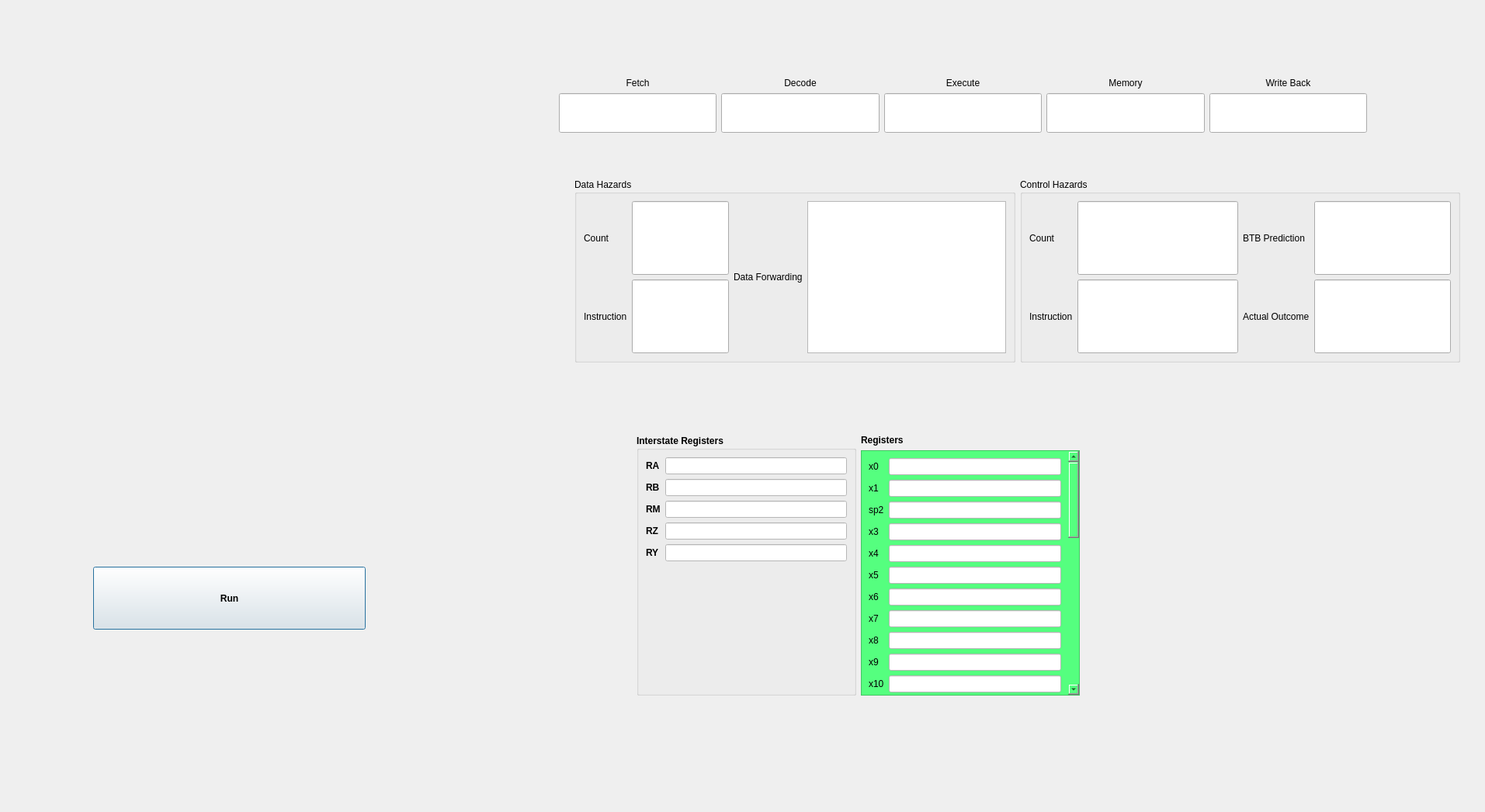
<?xml version="1.0" encoding="UTF-8"?>
<ui version="4.0">
 <class>thirdDialog</class>
 <widget class="QDialog" name="thirdDialog">
  <property name="geometry">
   <rect>
    <x>0</x>
    <y>0</y>
    <width>1913</width>
    <height>1046</height>
   </rect>
  </property>
  <property name="windowTitle">
   <string>Dialog</string>
  </property>
  <property name="styleSheet">
   <string notr="true"/>
  </property>
  <widget class="QWidget" name="layoutWidget">
   <property name="geometry">
    <rect>
     <x>720</x>
     <y>100</y>
     <width>1041</width>
     <height>71</height>
    </rect>
   </property>
   <layout class="QHBoxLayout" name="horizontalLayout">
    <item>
     <layout class="QVBoxLayout" name="verticalLayout">
      <item>
       <widget class="QLabel" name="label">
        <property name="text">
         <string>Fetch</string>
        </property>
        <property name="alignment">
         <set>Qt::AlignCenter</set>
        </property>
       </widget>
      </item>
      <item>
       <widget class="QLineEdit" name="textEdit">
        <property name="sizePolicy">
         <sizepolicy hsizetype="Expanding" vsizetype="Expanding">
          <horstretch>0</horstretch>
          <verstretch>0</verstretch>
         </sizepolicy>
        </property>
       </widget>
      </item>
     </layout>
    </item>
    <item>
     <layout class="QVBoxLayout" name="verticalLayout_4">
      <item>
       <widget class="QLabel" name="label_4">
        <property name="text">
         <string>Decode</string>
        </property>
        <property name="alignment">
         <set>Qt::AlignCenter</set>
        </property>
       </widget>
      </item>
      <item>
       <widget class="QLineEdit" name="textEdit_2">
        <property name="sizePolicy">
         <sizepolicy hsizetype="Expanding" vsizetype="Expanding">
          <horstretch>0</horstretch>
          <verstretch>0</verstretch>
         </sizepolicy>
        </property>
       </widget>
      </item>
     </layout>
    </item>
    <item>
     <layout class="QVBoxLayout" name="verticalLayout_2">
      <item>
       <widget class="QLabel" name="label_2">
        <property name="text">
         <string>Execute</string>
        </property>
        <property name="alignment">
         <set>Qt::AlignCenter</set>
        </property>
       </widget>
      </item>
      <item>
       <widget class="QLineEdit" name="textEdit_3">
        <property name="sizePolicy">
         <sizepolicy hsizetype="Expanding" vsizetype="Expanding">
          <horstretch>0</horstretch>
          <verstretch>0</verstretch>
         </sizepolicy>
        </property>
       </widget>
      </item>
     </layout>
    </item>
    <item>
     <layout class="QVBoxLayout" name="verticalLayout_5">
      <item>
       <widget class="QLabel" name="label_5">
        <property name="text">
         <string>Memory</string>
        </property>
        <property name="alignment">
         <set>Qt::AlignCenter</set>
        </property>
       </widget>
      </item>
      <item>
       <widget class="QLineEdit" name="textEdit_4">
        <property name="sizePolicy">
         <sizepolicy hsizetype="Expanding" vsizetype="Expanding">
          <horstretch>0</horstretch>
          <verstretch>0</verstretch>
         </sizepolicy>
        </property>
       </widget>
      </item>
     </layout>
    </item>
    <item>
     <layout class="QVBoxLayout" name="verticalLayout_3">
      <item>
       <widget class="QLabel" name="label_3">
        <property name="text">
         <string>Write Back</string>
        </property>
        <property name="alignment">
         <set>Qt::AlignCenter</set>
        </property>
       </widget>
      </item>
      <item>
       <widget class="QLineEdit" name="textEdit_5">
        <property name="sizePolicy">
         <sizepolicy hsizetype="Expanding" vsizetype="Expanding">
          <horstretch>0</horstretch>
          <verstretch>0</verstretch>
         </sizepolicy>
        </property>
       </widget>
      </item>
     </layout>
    </item>
   </layout>
  </widget>
  <widget class="QPushButton" name="pushButton">
   <property name="geometry">
    <rect>
     <x>120</x>
     <y>730</y>
     <width>351</width>
     <height>81</height>
    </rect>
   </property>
   <property name="font">
    <font>
     <weight>75</weight>
     <bold>true</bold>
    </font>
   </property>
   <property name="styleSheet">
    <string notr="true"/>
   </property>
   <property name="text">
    <string>Run</string>
   </property>
  </widget>
  <widget class="QWidget" name="layoutWidget">
   <property name="geometry">
    <rect>
     <x>820</x>
     <y>560</y>
     <width>571</width>
     <height>336</height>
    </rect>
   </property>
   <layout class="QHBoxLayout" name="horizontalLayout_7">
    <item>
     <widget class="QGroupBox" name="groupBox_3">
      <property name="font">
       <font>
        <weight>75</weight>
        <bold>true</bold>
       </font>
      </property>
      <property name="styleSheet">
       <string notr="true"/>
      </property>
      <property name="title">
       <string>Interstate Registers</string>
      </property>
      <layout class="QHBoxLayout" name="horizontalLayout_5">
       <item>
        <layout class="QFormLayout" name="formLayout">
         <item row="0" column="0">
          <widget class="QLabel" name="label_10">
           <property name="text">
            <string>RA</string>
           </property>
          </widget>
         </item>
         <item row="4" column="0">
          <widget class="QLabel" name="label_11">
           <property name="text">
            <string>RY</string>
           </property>
          </widget>
         </item>
         <item row="3" column="0">
          <widget class="QLabel" name="label_12">
           <property name="text">
            <string>RZ</string>
           </property>
          </widget>
         </item>
         <item row="1" column="0">
          <widget class="QLabel" name="label_13">
           <property name="text">
            <string>RB</string>
           </property>
          </widget>
         </item>
         <item row="2" column="0">
          <widget class="QLabel" name="label_14">
           <property name="text">
            <string>RM</string>
           </property>
          </widget>
         </item>
         <item row="0" column="1">
          <widget class="QLineEdit" name="regRA">
           <property name="styleSheet">
            <string notr="true">background-color: rgb(255, 255, 255);</string>
           </property>
          </widget>
         </item>
         <item row="1" column="1">
          <widget class="QLineEdit" name="regRB">
           <property name="styleSheet">
            <string notr="true">background-color: rgb(255, 255, 255);</string>
           </property>
          </widget>
         </item>
         <item row="2" column="1">
          <widget class="QLineEdit" name="regRM">
           <property name="styleSheet">
            <string notr="true">background-color: rgb(255, 255, 255);</string>
           </property>
          </widget>
         </item>
         <item row="3" column="1">
          <widget class="QLineEdit" name="regRZ">
           <property name="styleSheet">
            <string notr="true">background-color: rgb(255, 255, 255);</string>
           </property>
          </widget>
         </item>
         <item row="4" column="1">
          <widget class="QLineEdit" name="regRY">
           <property name="styleSheet">
            <string notr="true">background-color: rgb(255, 255, 255);</string>
           </property>
          </widget>
         </item>
        </layout>
       </item>
      </layout>
     </widget>
    </item>
    <item>
     <layout class="QVBoxLayout" name="verticalLayout_6">
      <item>
       <widget class="QLabel" name="label_15">
        <property name="font">
         <font>
          <weight>75</weight>
          <bold>true</bold>
         </font>
        </property>
        <property name="styleSheet">
         <string notr="true"/>
        </property>
        <property name="text">
         <string>Registers</string>
        </property>
       </widget>
      </item>
      <item>
       <widget class="QScrollArea" name="scrollArea">
        <property name="styleSheet">
         <string notr="true">background-color: rgb(85, 255, 127);</string>
        </property>
        <property name="frameShape">
         <enum>QFrame::StyledPanel</enum>
        </property>
        <property name="frameShadow">
         <enum>QFrame::Sunken</enum>
        </property>
        <property name="lineWidth">
         <number>1</number>
        </property>
        <property name="widgetResizable">
         <bool>true</bool>
        </property>
        <widget class="QWidget" name="scrollAreaWidgetContents">
         <property name="geometry">
          <rect>
           <x>0</x>
           <y>0</y>
           <width>263</width>
           <height>910</height>
          </rect>
         </property>
         <layout class="QHBoxLayout" name="horizontalLayout_6">
          <item>
           <layout class="QFormLayout" name="formLayout_5">
            <item row="0" column="0">
             <widget class="QLabel" name="label_21">
              <property name="text">
               <string>x0</string>
              </property>
             </widget>
            </item>
            <item row="0" column="1">
             <widget class="QLineEdit" name="regx0">
              <property name="styleSheet">
               <string notr="true">background-color: rgb(255, 255, 255);</string>
              </property>
             </widget>
            </item>
            <item row="1" column="0">
             <widget class="QLabel" name="label_29">
              <property name="text">
               <string>x1</string>
              </property>
             </widget>
            </item>
            <item row="1" column="1">
             <widget class="QLineEdit" name="regx1">
              <property name="styleSheet">
               <string notr="true">background-color: rgb(255, 255, 255);</string>
              </property>
             </widget>
            </item>
            <item row="2" column="0">
             <widget class="QLabel" name="label_35">
              <property name="text">
               <string>sp2</string>
              </property>
             </widget>
            </item>
            <item row="2" column="1">
             <widget class="QLineEdit" name="regx2">
              <property name="styleSheet">
               <string notr="true">background-color: rgb(255, 255, 255);</string>
              </property>
             </widget>
            </item>
            <item row="3" column="0">
             <widget class="QLabel" name="label_34">
              <property name="text">
               <string>x3</string>
              </property>
             </widget>
            </item>
            <item row="3" column="1">
             <widget class="QLineEdit" name="regx3">
              <property name="styleSheet">
               <string notr="true">background-color: rgb(255, 255, 255);</string>
              </property>
             </widget>
            </item>
            <item row="4" column="0">
             <widget class="QLabel" name="label_33">
              <property name="text">
               <string>x4</string>
              </property>
             </widget>
            </item>
            <item row="4" column="1">
             <widget class="QLineEdit" name="regx4">
              <property name="styleSheet">
               <string notr="true">background-color: rgb(255, 255, 255);</string>
              </property>
             </widget>
            </item>
            <item row="5" column="0">
             <widget class="QLabel" name="label_32">
              <property name="text">
               <string>x5</string>
              </property>
             </widget>
            </item>
            <item row="5" column="1">
             <widget class="QLineEdit" name="regx5">
              <property name="styleSheet">
               <string notr="true">background-color: rgb(255, 255, 255);</string>
              </property>
             </widget>
            </item>
            <item row="6" column="0">
             <widget class="QLabel" name="label_31">
              <property name="text">
               <string>x6</string>
              </property>
             </widget>
            </item>
            <item row="6" column="1">
             <widget class="QLineEdit" name="regx6">
              <property name="styleSheet">
               <string notr="true">background-color: rgb(255, 255, 255);</string>
              </property>
             </widget>
            </item>
            <item row="7" column="0">
             <widget class="QLabel" name="label_30">
              <property name="text">
               <string>x7</string>
              </property>
             </widget>
            </item>
            <item row="7" column="1">
             <widget class="QLineEdit" name="regx7">
              <property name="styleSheet">
               <string notr="true">background-color: rgb(255, 255, 255);</string>
              </property>
             </widget>
            </item>
            <item row="8" column="0">
             <widget class="QLabel" name="label_24">
              <property name="text">
               <string>x8</string>
              </property>
             </widget>
            </item>
            <item row="8" column="1">
             <widget class="QLineEdit" name="regx8">
              <property name="styleSheet">
               <string notr="true">background-color: rgb(255, 255, 255);</string>
              </property>
             </widget>
            </item>
            <item row="9" column="0">
             <widget class="QLabel" name="label_27">
              <property name="text">
               <string>x9</string>
              </property>
             </widget>
            </item>
            <item row="9" column="1">
             <widget class="QLineEdit" name="regx9">
              <property name="styleSheet">
               <string notr="true">background-color: rgb(255, 255, 255);</string>
              </property>
             </widget>
            </item>
            <item row="10" column="0">
             <widget class="QLabel" name="label_28">
              <property name="text">
               <string>x10</string>
              </property>
             </widget>
            </item>
            <item row="10" column="1">
             <widget class="QLineEdit" name="regx10">
              <property name="styleSheet">
               <string notr="true">background-color: rgb(255, 255, 255);</string>
              </property>
             </widget>
            </item>
            <item row="11" column="0">
             <widget class="QLabel" name="label_25">
              <property name="text">
               <string>x11</string>
              </property>
             </widget>
            </item>
            <item row="11" column="1">
             <widget class="QLineEdit" name="regx11">
              <property name="styleSheet">
               <string notr="true">background-color: rgb(255, 255, 255);</string>
              </property>
             </widget>
            </item>
            <item row="12" column="0">
             <widget class="QLabel" name="label_26">
              <property name="text">
               <string>x12</string>
              </property>
             </widget>
            </item>
            <item row="12" column="1">
             <widget class="QLineEdit" name="regx12">
              <property name="styleSheet">
               <string notr="true">background-color: rgb(255, 255, 255);</string>
              </property>
             </widget>
            </item>
            <item row="13" column="0">
             <widget class="QLabel" name="label_23">
              <property name="text">
               <string>x13</string>
              </property>
             </widget>
            </item>
            <item row="13" column="1">
             <widget class="QLineEdit" name="regx13">
              <property name="styleSheet">
               <string notr="true">background-color: rgb(255, 255, 255);</string>
              </property>
             </widget>
            </item>
            <item row="14" column="0">
             <widget class="QLabel" name="label_22">
              <property name="text">
               <string>x14</string>
              </property>
             </widget>
            </item>
            <item row="14" column="1">
             <widget class="QLineEdit" name="regx14">
              <property name="styleSheet">
               <string notr="true">background-color: rgb(255, 255, 255);</string>
              </property>
             </widget>
            </item>
            <item row="15" column="0">
             <widget class="QLabel" name="label_36">
              <property name="text">
               <string>x15</string>
              </property>
             </widget>
            </item>
            <item row="15" column="1">
             <widget class="QLineEdit" name="regx15">
              <property name="styleSheet">
               <string notr="true">background-color: rgb(255, 255, 255);</string>
              </property>
             </widget>
            </item>
            <item row="16" column="0">
             <widget class="QLabel" name="label_40">
              <property name="text">
               <string>x16</string>
              </property>
             </widget>
            </item>
            <item row="16" column="1">
             <widget class="QLineEdit" name="regx16">
              <property name="styleSheet">
               <string notr="true">background-color: rgb(255, 255, 255);</string>
              </property>
             </widget>
            </item>
            <item row="17" column="0">
             <widget class="QLabel" name="label_39">
              <property name="text">
               <string>x17</string>
              </property>
             </widget>
            </item>
            <item row="17" column="1">
             <widget class="QLineEdit" name="regx17">
              <property name="styleSheet">
               <string notr="true">background-color: rgb(255, 255, 255);</string>
              </property>
             </widget>
            </item>
            <item row="18" column="0">
             <widget class="QLabel" name="label_38">
              <property name="text">
               <string>x18</string>
              </property>
             </widget>
            </item>
            <item row="18" column="1">
             <widget class="QLineEdit" name="regx18">
              <property name="styleSheet">
               <string notr="true">background-color: rgb(255, 255, 255);</string>
              </property>
             </widget>
            </item>
            <item row="19" column="0">
             <widget class="QLabel" name="label_37">
              <property name="text">
               <string>x19</string>
              </property>
             </widget>
            </item>
            <item row="19" column="1">
             <widget class="QLineEdit" name="regx19">
              <property name="styleSheet">
               <string notr="true">background-color: rgb(255, 255, 255);</string>
              </property>
             </widget>
            </item>
            <item row="20" column="0">
             <widget class="QLabel" name="label_52">
              <property name="text">
               <string>x20</string>
              </property>
             </widget>
            </item>
            <item row="20" column="1">
             <widget class="QLineEdit" name="regx20">
              <property name="styleSheet">
               <string notr="true">background-color: rgb(255, 255, 255);</string>
              </property>
             </widget>
            </item>
            <item row="21" column="0">
             <widget class="QLabel" name="label_51">
              <property name="text">
               <string>x21</string>
              </property>
             </widget>
            </item>
            <item row="21" column="1">
             <widget class="QLineEdit" name="regx21">
              <property name="styleSheet">
               <string notr="true">background-color: rgb(255, 255, 255);</string>
              </property>
             </widget>
            </item>
            <item row="22" column="0">
             <widget class="QLabel" name="label_50">
              <property name="text">
               <string>x22</string>
              </property>
             </widget>
            </item>
            <item row="22" column="1">
             <widget class="QLineEdit" name="regx22">
              <property name="styleSheet">
               <string notr="true">background-color: rgb(255, 255, 255);</string>
              </property>
             </widget>
            </item>
            <item row="23" column="0">
             <widget class="QLabel" name="label_49">
              <property name="text">
               <string>x23</string>
              </property>
             </widget>
            </item>
            <item row="23" column="1">
             <widget class="QLineEdit" name="regx23">
              <property name="styleSheet">
               <string notr="true">background-color: rgb(255, 255, 255);</string>
              </property>
             </widget>
            </item>
            <item row="24" column="0">
             <widget class="QLabel" name="label_48">
              <property name="text">
               <string>x24</string>
              </property>
             </widget>
            </item>
            <item row="24" column="1">
             <widget class="QLineEdit" name="regx24">
              <property name="styleSheet">
               <string notr="true">background-color: rgb(255, 255, 255);</string>
              </property>
             </widget>
            </item>
            <item row="25" column="0">
             <widget class="QLabel" name="label_47">
              <property name="text">
               <string>x25</string>
              </property>
             </widget>
            </item>
            <item row="25" column="1">
             <widget class="QLineEdit" name="regx25">
              <property name="styleSheet">
               <string notr="true">background-color: rgb(255, 255, 255);</string>
              </property>
             </widget>
            </item>
            <item row="26" column="0">
             <widget class="QLabel" name="label_46">
              <property name="text">
               <string>x26</string>
              </property>
             </widget>
            </item>
            <item row="26" column="1">
             <widget class="QLineEdit" name="regx26">
              <property name="styleSheet">
               <string notr="true">background-color: rgb(255, 255, 255);</string>
              </property>
             </widget>
            </item>
            <item row="27" column="0">
             <widget class="QLabel" name="label_45">
              <property name="text">
               <string>x27</string>
              </property>
             </widget>
            </item>
            <item row="27" column="1">
             <widget class="QLineEdit" name="regx27">
              <property name="styleSheet">
               <string notr="true">background-color: rgb(255, 255, 255);</string>
              </property>
             </widget>
            </item>
            <item row="28" column="0">
             <widget class="QLabel" name="label_44">
              <property name="text">
               <string>x28</string>
              </property>
             </widget>
            </item>
            <item row="28" column="1">
             <widget class="QLineEdit" name="regx28">
              <property name="styleSheet">
               <string notr="true">background-color: rgb(255, 255, 255);</string>
              </property>
             </widget>
            </item>
            <item row="29" column="0">
             <widget class="QLabel" name="label_43">
              <property name="text">
               <string>x29</string>
              </property>
             </widget>
            </item>
            <item row="29" column="1">
             <widget class="QLineEdit" name="regx29">
              <property name="styleSheet">
               <string notr="true">background-color: rgb(255, 255, 255);</string>
              </property>
             </widget>
            </item>
            <item row="30" column="0">
             <widget class="QLabel" name="label_42">
              <property name="text">
               <string>x30</string>
              </property>
             </widget>
            </item>
            <item row="30" column="1">
             <widget class="QLineEdit" name="regx30">
              <property name="styleSheet">
               <string notr="true">background-color: rgb(255, 255, 255);</string>
              </property>
             </widget>
            </item>
            <item row="31" column="0">
             <widget class="QLabel" name="label_41">
              <property name="text">
               <string>x31</string>
              </property>
             </widget>
            </item>
            <item row="31" column="1">
             <widget class="QLineEdit" name="regx31">
              <property name="styleSheet">
               <string notr="true">background-color: rgb(255, 255, 255);</string>
              </property>
             </widget>
            </item>
           </layout>
          </item>
         </layout>
        </widget>
       </widget>
      </item>
     </layout>
    </item>
   </layout>
  </widget>
  <widget class="QWidget" name="">
   <property name="geometry">
    <rect>
     <x>740</x>
     <y>230</y>
     <width>1141</width>
     <height>237</height>
    </rect>
   </property>
   <layout class="QHBoxLayout" name="horizontalLayout_8">
    <item>
     <layout class="QHBoxLayout" name="horizontalLayout_4">
      <item>
       <widget class="QGroupBox" name="groupBox">
        <property name="title">
         <string>Data Hazards</string>
        </property>
        <layout class="QHBoxLayout" name="horizontalLayout_2">
         <item>
          <layout class="QFormLayout" name="formLayout_2">
           <item row="0" column="0">
            <widget class="QLabel" name="label_6">
             <property name="sizePolicy">
              <sizepolicy hsizetype="Expanding" vsizetype="Expanding">
               <horstretch>0</horstretch>
               <verstretch>0</verstretch>
              </sizepolicy>
             </property>
             <property name="text">
              <string>Count</string>
             </property>
            </widget>
           </item>
           <item row="0" column="1">
            <widget class="QLineEdit" name="countDH">
             <property name="sizePolicy">
              <sizepolicy hsizetype="Expanding" vsizetype="Expanding">
               <horstretch>0</horstretch>
               <verstretch>0</verstretch>
              </sizepolicy>
             </property>
            </widget>
           </item>
           <item row="1" column="0">
            <widget class="QLabel" name="label_7">
             <property name="sizePolicy">
              <sizepolicy hsizetype="Expanding" vsizetype="Expanding">
               <horstretch>0</horstretch>
               <verstretch>0</verstretch>
              </sizepolicy>
             </property>
             <property name="text">
              <string>Instruction</string>
             </property>
            </widget>
           </item>
           <item row="1" column="1">
            <widget class="QLineEdit" name="toDH">
             <property name="sizePolicy">
              <sizepolicy hsizetype="Expanding" vsizetype="Expanding">
               <horstretch>0</horstretch>
               <verstretch>0</verstretch>
              </sizepolicy>
             </property>
            </widget>
           </item>
          </layout>
         </item>
         <item>
          <widget class="QLabel" name="label_16">
           <property name="text">
            <string>Data Forwarding</string>
           </property>
          </widget>
         </item>
         <item>
          <widget class="QTextEdit" name="DFpaths">
           <property name="sizePolicy">
            <sizepolicy hsizetype="Preferred" vsizetype="Preferred">
             <horstretch>0</horstretch>
             <verstretch>0</verstretch>
            </sizepolicy>
           </property>
          </widget>
         </item>
        </layout>
       </widget>
      </item>
     </layout>
    </item>
    <item>
     <widget class="QGroupBox" name="groupBox_2">
      <property name="title">
       <string>Control Hazards</string>
      </property>
      <layout class="QHBoxLayout" name="horizontalLayout_3">
       <item>
        <layout class="QFormLayout" name="formLayout_3">
         <item row="0" column="0">
          <widget class="QLabel" name="label_8">
           <property name="sizePolicy">
            <sizepolicy hsizetype="Expanding" vsizetype="Expanding">
             <horstretch>0</horstretch>
             <verstretch>0</verstretch>
            </sizepolicy>
           </property>
           <property name="text">
            <string>Count</string>
           </property>
          </widget>
         </item>
         <item row="0" column="1">
          <widget class="QLineEdit" name="countCH">
           <property name="sizePolicy">
            <sizepolicy hsizetype="Expanding" vsizetype="Expanding">
             <horstretch>0</horstretch>
             <verstretch>0</verstretch>
            </sizepolicy>
           </property>
          </widget>
         </item>
         <item row="1" column="1">
          <widget class="QLineEdit" name="CHinst">
           <property name="sizePolicy">
            <sizepolicy hsizetype="Expanding" vsizetype="Expanding">
             <horstretch>0</horstretch>
             <verstretch>0</verstretch>
            </sizepolicy>
           </property>
          </widget>
         </item>
         <item row="1" column="0">
          <widget class="QLabel" name="label_17">
           <property name="sizePolicy">
            <sizepolicy hsizetype="Expanding" vsizetype="Expanding">
             <horstretch>0</horstretch>
             <verstretch>0</verstretch>
            </sizepolicy>
           </property>
           <property name="text">
            <string>Instruction</string>
           </property>
          </widget>
         </item>
        </layout>
       </item>
       <item>
        <layout class="QFormLayout" name="formLayout_4">
         <item row="0" column="0">
          <widget class="QLabel" name="label_9">
           <property name="sizePolicy">
            <sizepolicy hsizetype="Expanding" vsizetype="Expanding">
             <horstretch>0</horstretch>
             <verstretch>0</verstretch>
            </sizepolicy>
           </property>
           <property name="text">
            <string>BTB Prediction</string>
           </property>
          </widget>
         </item>
         <item row="0" column="1">
          <widget class="QLineEdit" name="BTBpred">
           <property name="sizePolicy">
            <sizepolicy hsizetype="Expanding" vsizetype="Expanding">
             <horstretch>0</horstretch>
             <verstretch>0</verstretch>
            </sizepolicy>
           </property>
          </widget>
         </item>
         <item row="1" column="1">
          <widget class="QLineEdit" name="actualBranch">
           <property name="sizePolicy">
            <sizepolicy hsizetype="Expanding" vsizetype="Expanding">
             <horstretch>0</horstretch>
             <verstretch>0</verstretch>
            </sizepolicy>
           </property>
          </widget>
         </item>
         <item row="1" column="0">
          <widget class="QLabel" name="label_18">
           <property name="sizePolicy">
            <sizepolicy hsizetype="Expanding" vsizetype="Expanding">
             <horstretch>0</horstretch>
             <verstretch>0</verstretch>
            </sizepolicy>
           </property>
           <property name="text">
            <string>Actual Outcome</string>
           </property>
          </widget>
         </item>
        </layout>
       </item>
      </layout>
     </widget>
    </item>
   </layout>
  </widget>
 </widget>
 <resources/>
 <connections/>
</ui>
